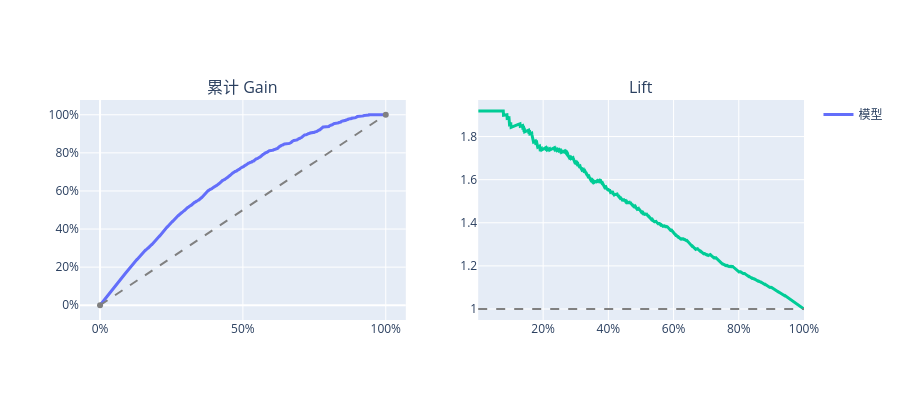

Source (notebook cell):
### Markdown cell above
## 5. Gain & Lift 曲线 — 业务价值

### Code cell
def gain_lift(y_true, y_proba):
    order = np.argsort(y_proba)[::-1]
    y_sorted = np.array(y_true)[order]
    cum = np.cumsum(y_sorted) / y_sorted.sum()
    pct = np.arange(1, len(y_sorted) + 1) / len(y_sorted)
    return pct, cum

pct, gain = gain_lift(best.y_test, best.y_proba)
lift = gain / pct
fig = make_subplots(rows=1, cols=2, subplot_titles=('累计 Gain', 'Lift'))
fig.add_trace(go.Scatter(x=pct, y=gain, name='模型', line=dict(width=3)), row=1, col=1)
fig.add_trace(go.Scatter(x=[0,1], y=[0,1], line=dict(dash='dash', color='gray'), showlegend=False), row=1, col=1)
fig.add_trace(go.Scatter(x=pct, y=lift, showlegend=False, line=dict(width=3)), row=1, col=2)
fig.add_hline(y=1, line_dash='dash', line_color='gray', row=1, col=2)
fig.update_xaxes(tickformat='.0%')
fig.update_yaxes(tickformat='.0%', row=1, col=1)
fig.update_layout(height=400)
fig.show()

### Figure 1 — Plotly figure (JSON) as saved in the notebook; plotly's stock layout.template omitted (floating-point values rounded to 4 significant figures; data arrays with more than 128 entries replaced by an {"elided": "..."} marker saying what was removed)
{"data": [{"line": {"width": 3}, "name": "模型", "type": "scatter", "x": {"elided": "1249 float values"}, "xaxis": "x", "y": {"elided": "1249 float values"}, "yaxis": "y"}, {"line": {"color": "gray", "dash": "dash"}, "showlegend": false, "type": "scatter", "x": [0, 1], "xaxis": "x", "y": [0, 1], "yaxis": "y"}, {"line": {"width": 3}, "showlegend": false, "type": "scatter", "x": {"elided": "1249 float values"}, "xaxis": "x2", "y": {"elided": "1249 float values"}, "yaxis": "y2"}], "layout": {"annotations": [{"font": {"size": 16}, "showarrow": false, "text": "累计 Gain", "x": 0.225, "xanchor": "center", "xref": "paper", "y": 1.0, "yanchor": "bottom", "yref": "paper"}, {"font": {"size": 16}, "showarrow": false, "text": "Lift", "x": 0.775, "xanchor": "center", "xref": "paper", "y": 1.0, "yanchor": "bottom", "yref": "paper"}], "height": 400, "shapes": [{"line": {"color": "gray", "dash": "dash"}, "type": "line", "x0": 0, "x1": 1, "xref": "x2 domain", "y0": 1, "y1": 1, "yref": "y2"}], "xaxis": {"anchor": "y", "domain": [0.0, 0.45], "tickformat": ".0%"}, "xaxis2": {"anchor": "y2", "domain": [0.55, 1.0], "tickformat": ".0%"}, "yaxis": {"anchor": "x", "domain": [0.0, 1.0], "tickformat": ".0%"}, "yaxis2": {"anchor": "x2", "domain": [0.0, 1.0]}}}
